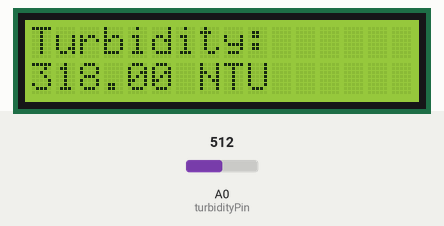
The sketch below on a simulated Arduino Uno, built with avr-gcc and run on an emulated ATmega328P. Parts: 16×2 character LCD. Inputs (shaded band) come from the test bench; at power-on: A0 (turbidityPin) = 512. What the sketch prints to the serial monitor is not drawn.

Above: at 3.2 s.
3.3 s: A0 (turbidityPin) set to 716
At 5.2 s:
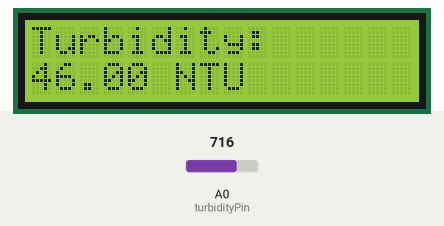
5.5 s: A0 (turbidityPin) set to 900
At 7.2 s:
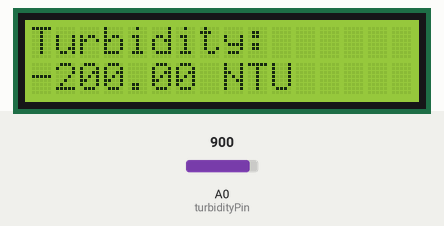
7.5 s: A0 (turbidityPin) set to 1023
At 9.2 s:
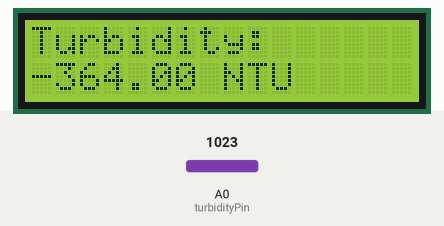
Timing chart, 0 to 10.7 s (numbered marks = the images above; inputs shaded):
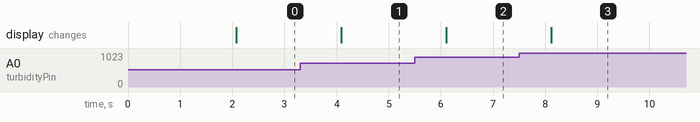

Measured:
- after the input at 3.3 s, the display: changes after 0.79 s (image 1)
- after the input at 5.5 s, the display: changes after 0.60 s (image 2)
- after the input at 7.5 s, the display: changes after 0.61 s (image 3)

The sketch:

Code.ino
```cpp
#include <LiquidCrystal.h>

// LCD pin configuration
LiquidCrystal lcd(12, 11, 5, 4, 3, 2);

// Turbidity sensor pin
int turbidityPin = A0;

void setup()
{
  lcd.begin(16, 2);
  lcd.print("Turbidity");
  lcd.setCursor(0, 1);
  lcd.print("Monitoring");

  delay(2000);
  lcd.clear();

  Serial.begin(9600);
}

void loop()
{
  int sensorValue = analogRead(turbidityPin);

  // Convert sensor value to voltage
  float voltage = sensorValue * (5.0 / 1024.0);

  // Approximate turbidity calculation
  float turbidity = map(sensorValue, 0, 750, 1000, 0);

  lcd.clear();
  lcd.setCursor(0, 0);
  lcd.print("Turbidity:");

  lcd.setCursor(0, 1);
  lcd.print(turbidity);
  lcd.print(" NTU");

  Serial.print("Sensor Value: ");
  Serial.print(sensorValue);

  Serial.print("  Turbidity: ");
  Serial.print(turbidity);
  Serial.println(" NTU");

  delay(1000);
}
```
